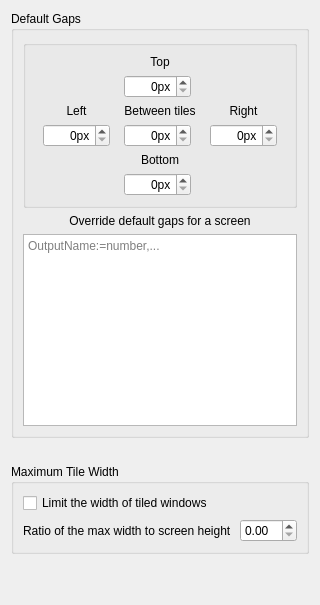
     <widget class="QWidget" name="geometryTab">
      <attribute name="title">
       <string>Geometry</string>
      </attribute>
      <layout class="QVBoxLayout" name="verticalLayout_5">
       <item>
        <widget class="QGroupBox" name="GB_gaps">
         <property name="sizePolicy">
          <sizepolicy hsizetype="Minimum" vsizetype="Minimum">
           <horstretch>0</horstretch>
           <verstretch>0</verstretch>
          </sizepolicy>
         </property>
         <property name="minimumSize">
          <size>
           <width>0</width>
           <height>0</height>
          </size>
         </property>
         <property name="title">
          <string>Default Gaps</string>
         </property>
         <property name="alignment">
          <set>Qt::AlignmentFlag::AlignLeading|Qt::AlignmentFlag::AlignLeft|Qt::AlignmentFlag::AlignTop</set>
         </property>
         <property name="flat">
          <bool>true</bool>
         </property>
         <layout class="QVBoxLayout" name="verticalLayout_14">
          <item>
           <widget class="QGroupBox" name="groupBox_14">
            <property name="sizePolicy">
             <sizepolicy hsizetype="Minimum" vsizetype="Minimum">
              <horstretch>0</horstretch>
              <verstretch>0</verstretch>
             </sizepolicy>
            </property>
            <property name="font">
             <font>
              <hintingpreference>PreferDefaultHinting</hintingpreference>
             </font>
            </property>
            <property name="title">
             <string/>
            </property>
            <property name="alignment">
             <set>Qt::AlignmentFlag::AlignLeading|Qt::AlignmentFlag::AlignLeft|Qt::AlignmentFlag::AlignTop</set>
            </property>
            <property name="flat">
             <bool>true</bool>
            </property>
            <layout class="QGridLayout" name="gridLayout_13">
             <item row="0" column="2">
              <widget class="QLabel" name="screenGapTop">
               <property name="text">
                <string>Top</string>
               </property>
               <property name="alignment">
                <set>Qt::AlignmentFlag::AlignCenter</set>
               </property>
              </widget>
             </item>
             <item row="2" column="2">
              <widget class="QSpinBox" name="kcfg_screenGapTop">
               <property name="sizePolicy">
                <sizepolicy hsizetype="Fixed" vsizetype="Fixed">
                 <horstretch>0</horstretch>
                 <verstretch>0</verstretch>
                </sizepolicy>
               </property>
               <property name="alignment">
                <set>Qt::AlignmentFlag::AlignRight|Qt::AlignmentFlag::AlignTrailing|Qt::AlignmentFlag::AlignVCenter</set>
               </property>
               <property name="suffix">
                <string>px</string>
               </property>
               <property name="maximum">
                <number>9999</number>
               </property>
              </widget>
             </item>
             <item row="7" column="2">
              <widget class="QLabel" name="screenGapBottom">
               <property name="text">
                <string>Bottom</string>
               </property>
               <property name="alignment">
                <set>Qt::AlignmentFlag::AlignCenter</set>
               </property>
              </widget>
             </item>
             <item row="5" column="3">
              <widget class="QSpinBox" name="kcfg_screenGapRight">
               <property name="sizePolicy">
                <sizepolicy hsizetype="Fixed" vsizetype="Fixed">
                 <horstretch>0</horstretch>
                 <verstretch>0</verstretch>
                </sizepolicy>
               </property>
               <property name="alignment">
                <set>Qt::AlignmentFlag::AlignRight|Qt::AlignmentFlag::AlignTrailing|Qt::AlignmentFlag::AlignVCenter</set>
               </property>
               <property name="suffix">
                <string>px</string>
               </property>
               <property name="maximum">
                <number>9999</number>
               </property>
              </widget>
             </item>
             <item row="3" column="0">
              <widget class="QLabel" name="screenGapLeft">
               <property name="text">
                <string>Left</string>
               </property>
               <property name="alignment">
                <set>Qt::AlignmentFlag::AlignCenter</set>
               </property>
              </widget>
             </item>
             <item row="8" column="2">
              <widget class="QSpinBox" name="kcfg_screenGapBottom">
               <property name="sizePolicy">
                <sizepolicy hsizetype="Fixed" vsizetype="Fixed">
                 <horstretch>0</horstretch>
                 <verstretch>0</verstretch>
                </sizepolicy>
               </property>
               <property name="alignment">
                <set>Qt::AlignmentFlag::AlignRight|Qt::AlignmentFlag::AlignTrailing|Qt::AlignmentFlag::AlignVCenter</set>
               </property>
               <property name="suffix">
                <string>px</string>
               </property>
               <property name="maximum">
                <number>9999</number>
               </property>
              </widget>
             </item>
             <item row="3" column="3">
              <widget class="QLabel" name="screenGapRight">
               <property name="text">
                <string>Right</string>
               </property>
               <property name="alignment">
                <set>Qt::AlignmentFlag::AlignCenter</set>
               </property>
              </widget>
             </item>
             <item row="5" column="0">
              <widget class="QSpinBox" name="kcfg_screenGapLeft">
               <property name="sizePolicy">
                <sizepolicy hsizetype="Fixed" vsizetype="Fixed">
                 <horstretch>0</horstretch>
                 <verstretch>0</verstretch>
                </sizepolicy>
               </property>
               <property name="alignment">
                <set>Qt::AlignmentFlag::AlignRight|Qt::AlignmentFlag::AlignTrailing|Qt::AlignmentFlag::AlignVCenter</set>
               </property>
               <property name="suffix">
                <string>px</string>
               </property>
               <property name="maximum">
                <number>9999</number>
               </property>
              </widget>
             </item>
             <item row="3" column="2">
              <widget class="QLabel" name="tileGapLabel">
               <property name="sizePolicy">
                <sizepolicy hsizetype="Minimum" vsizetype="Minimum">
                 <horstretch>0</horstretch>
                 <verstretch>0</verstretch>
                </sizepolicy>
               </property>
               <property name="font">
                <font>
                 <bold>false</bold>
                 <hintingpreference>PreferDefaultHinting</hintingpreference>
                </font>
               </property>
               <property name="text">
                <string>Between tiles</string>
               </property>
               <property name="alignment">
                <set>Qt::AlignmentFlag::AlignCenter</set>
               </property>
              </widget>
             </item>
             <item row="5" column="2">
              <widget class="QSpinBox" name="kcfg_screenGapBetween">
               <property name="sizePolicy">
                <sizepolicy hsizetype="Fixed" vsizetype="Minimum">
                 <horstretch>0</horstretch>
                 <verstretch>0</verstretch>
                </sizepolicy>
               </property>
               <property name="alignment">
                <set>Qt::AlignmentFlag::AlignRight|Qt::AlignmentFlag::AlignTrailing|Qt::AlignmentFlag::AlignVCenter</set>
               </property>
               <property name="suffix">
                <string>px</string>
               </property>
               <property name="maximum">
                <number>9999</number>
               </property>
              </widget>
             </item>
            </layout>
           </widget>
          </item>
          <item>
           <widget class="QLabel" name="tileGapLabel_3">
            <property name="sizePolicy">
             <sizepolicy hsizetype="Minimum" vsizetype="Minimum">
              <horstretch>0</horstretch>
              <verstretch>0</verstretch>
             </sizepolicy>
            </property>
            <property name="font">
             <font>
              <bold>false</bold>
             </font>
            </property>
            <property name="text">
             <string>Override default gaps for a screen</string>
            </property>
            <property name="alignment">
             <set>Qt::AlignmentFlag::AlignCenter</set>
            </property>
           </widget>
          </item>
          <item>
           <widget class="QPlainTextEdit" name="kcfg_gapsOverrideConfig">
            <property name="toolTip">
             <string>&lt;html&gt;&lt;head/&gt;&lt;body&gt;&lt;p&gt;&lt;span style=&quot; font-size:12pt;&quot;&gt;Overriding default gaps parameters for the specified Screen Name(OutputName). Format:&lt;/span&gt;&lt;/p&gt;&lt;p&gt;&lt;span style=&quot; font-size:12pt; font-weight:700;&quot;&gt;OutputName:&amp;lt;left,right,top,bottom,between&amp;gt;=number,...&amp;lt;Enter&amp;gt;&lt;/span&gt;&lt;/p&gt;&lt;p&gt;&lt;span style=&quot; font-size:12pt; font-weight:700;&quot;&gt;OutputName:ActivityId:VirtualDesktopName:&amp;lt;left,right,top,bottom,between&amp;gt;=number,...&amp;lt;Enter&amp;gt;&lt;/span&gt;&lt;/p&gt;&lt;p&gt;&lt;span style=&quot; font-size:12pt; font-weight:700;&quot;&gt;xrandr --listmonitors&lt;/span&gt;&lt;span style=&quot; font-size:12pt;&quot;&gt; to define Output names&lt;/span&gt;&lt;/p&gt;&lt;p&gt;&lt;span style=&quot; font-size:12pt; font-weight:700;&quot;&gt;left,right,top,bottom,between&lt;/span&gt;&lt;span style=&quot; font-size:12pt;&quot;&gt; or you can use shortname&lt;/span&gt;&lt;span style=&quot; font-size:12pt; font-weight:700;&quot;&gt; l,r,t,b,e &lt;/span&gt;&lt;/p&gt;&lt;p&gt;&lt;span style=&quot; font-size:12pt;&quot;&gt;You can only write down the parameters you want to change. Examples:&lt;/span&gt;&lt;/p&gt;&lt;p&gt;&lt;span style=&quot; font-size:12pt;&quot;&gt;on monitor with Output name &lt;/span&gt;&lt;span style=&quot; font-size:12pt; font-weight:700;&quot;&gt;DP-2 &lt;/span&gt;&lt;span style=&quot; font-size:12pt;&quot;&gt;will override right gap to 10, left gap to 20 and between gap to 10&lt;/span&gt;&lt;/p&gt;&lt;p&gt;&lt;span style=&quot; font-size:12pt; font-weight:700;&quot;&gt;DP-2:r=10,l=20,between=10&lt;/span&gt;&lt;/p&gt;&lt;p&gt;&lt;span style=&quot; font-size:12pt;&quot;&gt;this one, will override between gaps only for defined display, virtual desktop and activity&lt;/span&gt;&lt;/p&gt;&lt;p&gt;&lt;span style=&quot; font-size:12pt; font-weight:700;&quot;&gt;HDMI-A-1:99e10d31-e8f3-44aa-bbed-2a543f13fa54:Desktop 1:e=0&lt;/span&gt;&lt;/p&gt;&lt;/body&gt;&lt;/html&gt;</string>
            </property>
            <property name="placeholderText">
             <string>OutputName:&lt;left,right,top,bottom,between&gt;=number,...&lt;Enter&gt;</string>
            </property>
           </widget>
          </item>
         </layout>
        </widget>
       </item>
       <item>
        <widget class="QLabel" name="tileGapLabel_2">
         <property name="sizePolicy">
          <sizepolicy hsizetype="Minimum" vsizetype="Minimum">
           <horstretch>0</horstretch>
           <verstretch>0</verstretch>
          </sizepolicy>
         </property>
         <property name="font">
          <font>
           <bold>false</bold>
          </font>
         </property>
         <property name="text">
          <string/>
         </property>
         <property name="alignment">
          <set>Qt::AlignmentFlag::AlignCenter</set>
         </property>
        </widget>
       </item>
       <item>
        <widget class="QGroupBox" name="groupBox_9">
         <property name="title">
          <string>Maximum Tile Width</string>
         </property>
         <layout class="QGridLayout" name="gridLayout_8">
          <item row="1" column="0">
           <layout class="QHBoxLayout" name="horizontalLayout_2">
            <item>
             <widget class="QLabel" name="limitTileWidthRatioLabel">
              <property name="sizePolicy">
               <sizepolicy hsizetype="Maximum" vsizetype="Preferred">
                <horstretch>0</horstretch>
                <verstretch>0</verstretch>
               </sizepolicy>
              </property>
              <property name="text">
               <string>Ratio of the max width to screen height </string>
              </property>
             </widget>
            </item>
            <item>
             <widget class="QDoubleSpinBox" name="kcfg_limitTileWidthRatio"/>
            </item>
           </layout>
          </item>
          <item row="0" column="0">
           <widget class="QCheckBox" name="kcfg_limitTileWidth">
            <property name="text">
             <string>Limit the width of tiled windows</string>
            </property>
           </widget>
          </item>
         </layout>
        </widget>
       </item>
       <item>
        <spacer name="verticalSpacer">
         <property name="orientation">
          <enum>Qt::Orientation::Vertical</enum>
         </property>
         <property name="sizeHint" stdset="0">
          <size>
           <width>20</width>
           <height>40</height>
          </size>
         </property>
        </spacer>
       </item>
      </layout>
     </widget>
